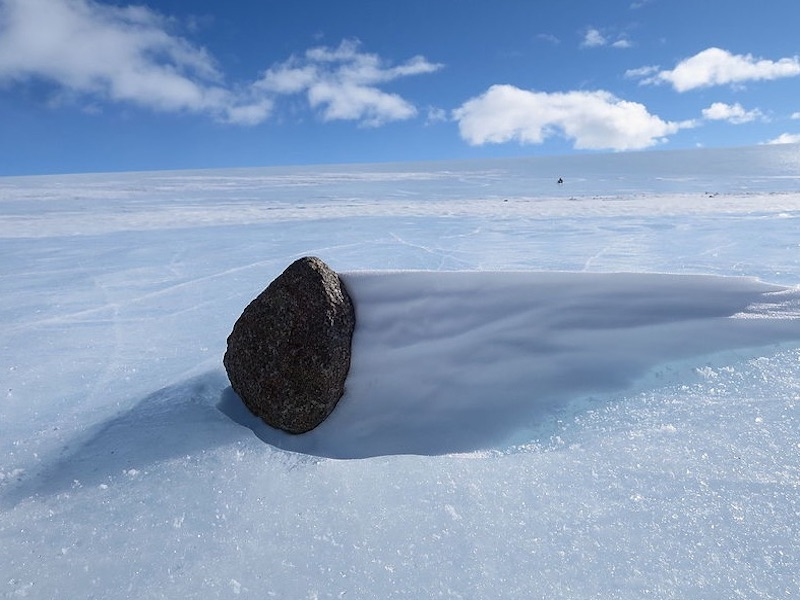
#> input picture Milestone Assignments/Week 7 & 8/snowscape.jpg, 800 x 600 px
$ python Img_Edit.py
#> lines starting #> are read from the running program, lines starting #| are printed output that depends on the picture
from PIL import Image

img = Image.open('snowscape.jpg')
#> img is the input picture: PIL image 800x600 RGB; mean R, G, B 137.7, 160.8, 192.7

pix = img.load()

# [5 lines of commented-out code are left out]
for y in range(200, 400):
    for x in range(100, 500):
        (r,g,b) = pix[x, y]
        pix[x, y] = (196, 250, b)
# [8 lines of commented-out code are left out]
img.save('snowscape_edit.jpg')
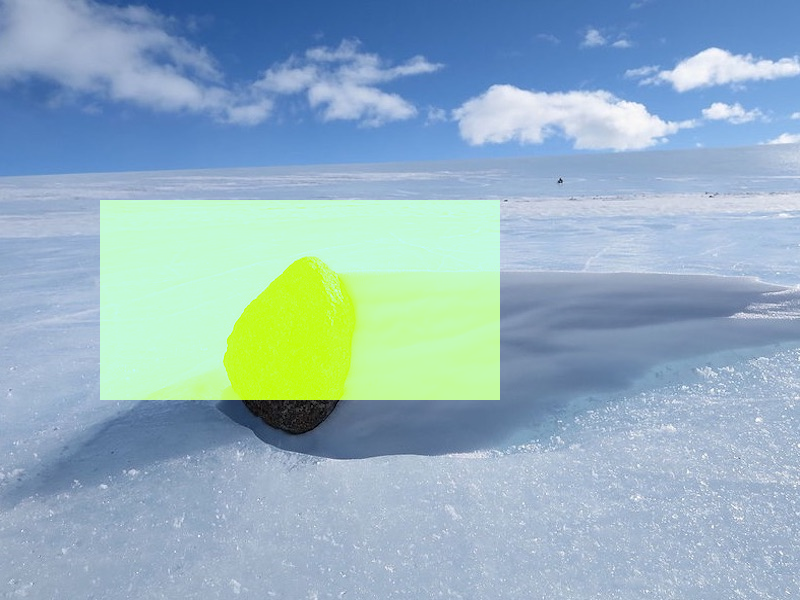
#> saved as snowscape_edit.jpg: PIL image 800x600 RGB; mean R, G, B 148.6, 178.2, 192.7

$ run again, with Milestone Assignments/Week 7 & 8/adam-jicha-7AckmETIk54-unsplash.jpg copied over Milestone Assignments/Week 7 & 8/snowscape.jpg
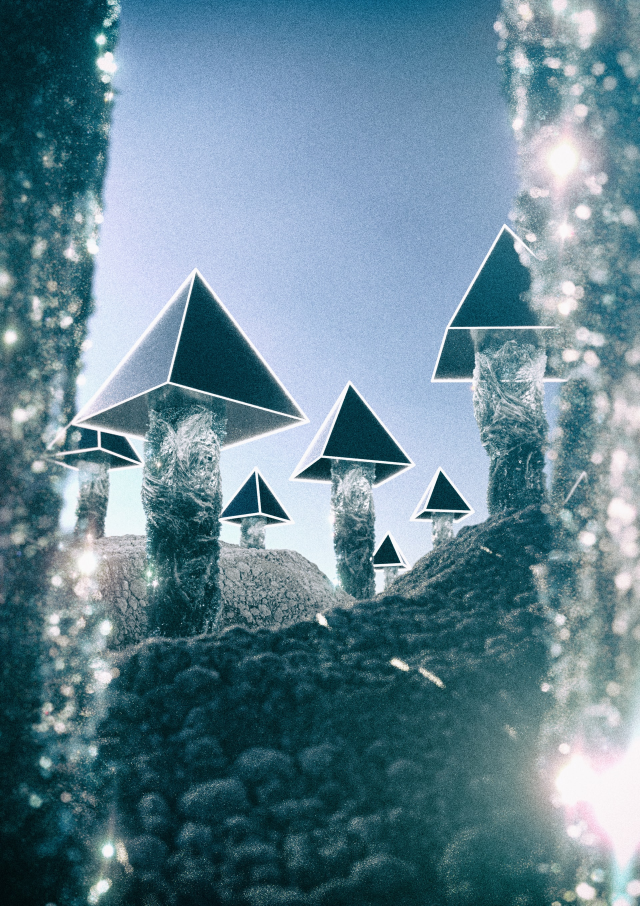
#> input picture Milestone Assignments/Week 7 & 8/adam-jicha-7AckmETIk54-unsplash.jpg, 1920 x 2717 px (shown at 1/3 size)
#> img is the input picture: PIL image 1920x2717 RGB; mean R, G, B 101.6, 132.8, 146.3
#> `img.save('snowscape_edit.jpg')`:
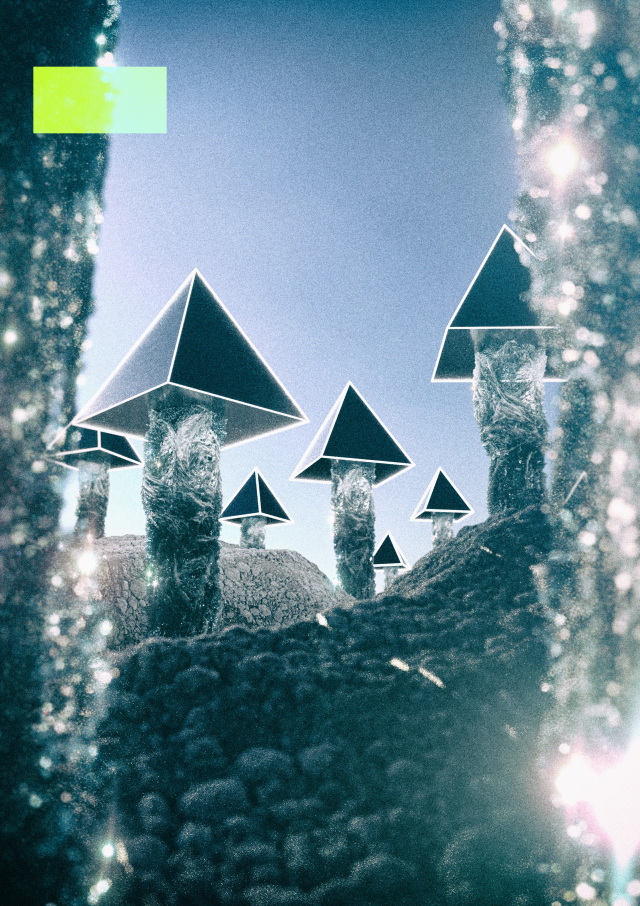
#> saved as snowscape_edit.jpg: PIL image 1920x2717 RGB (shown at 1/3 size); mean R, G, B 103.4, 134.7, 146.3
